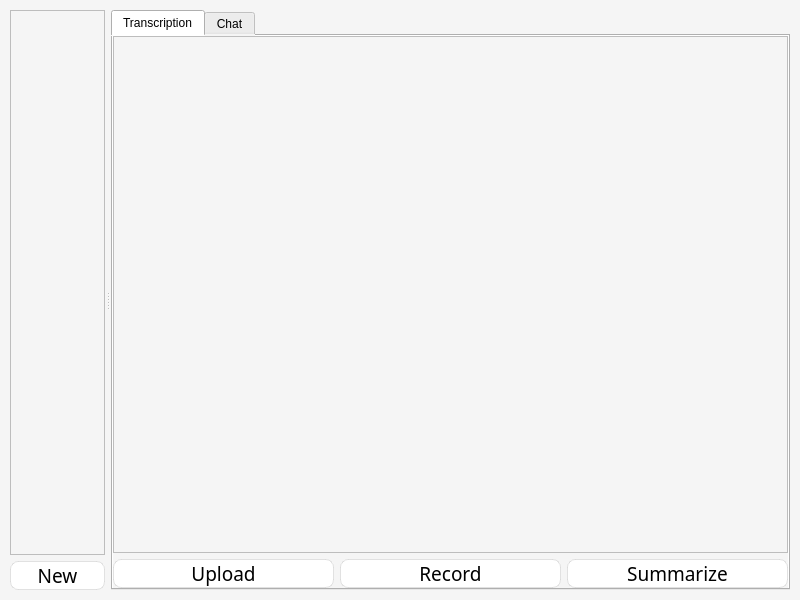
<?xml version="1.0" encoding="UTF-8"?>
<ui version="4.0">
    <class>MainWidget</class>
    <widget class="QWidget" name="MainWidget">
        <property name="geometry">
            <rect>
                <x>0</x>
                <y>0</y>
                <width>800</width>
                <height>600</height>
            </rect>
        </property>
        <property name="windowTitle">
            <string>MainWidget</string>
        </property>
        <property name="styleSheet">
            <string notr="true">QWidget{
                background-color:rgb(245, 245, 245)
                }</string>
        </property>
        <layout class="QHBoxLayout" name="horizontalLayout">
            <property name="leftMargin">
                <number>10</number>
            </property>
            <property name="topMargin">
                <number>10</number>
            </property>
            <property name="rightMargin">
                <number>10</number>
            </property>
            <property name="bottomMargin">
                <number>10</number>
            </property>
            <item>
                <widget class="QSplitter" name="splitter">
                    <property name="minimumSize">
                        <size>
                            <width>0</width>
                            <height>0</height>
                        </size>
                    </property>
                    <property name="orientation">
                        <enum>Qt::Orientation::Horizontal</enum>
                    </property>
                    <property name="handleWidth">
                        <number>6</number>
                    </property>
                    <property name="childrenCollapsible">
                        <bool>true</bool>
                    </property>
                    <widget class="QWidget" name="leftPane" native="true">
                        <property name="sizePolicy">
                            <sizepolicy hsizetype="Preferred" vsizetype="Preferred">
                                <horstretch>1</horstretch>
                                <verstretch>0</verstretch>
                            </sizepolicy>
                        </property>
                        <property name="minimumSize">
                            <size>
                                <width>0</width>
                                <height>0</height>
                            </size>
                        </property>
                        <layout class="QVBoxLayout" name="verticalLayoutLeft">
                            <property name="leftMargin">
                                <number>0</number>
                            </property>
                            <property name="topMargin">
                                <number>0</number>
                            </property>
                            <property name="rightMargin">
                                <number>0</number>
                            </property>
                            <property name="bottomMargin">
                                <number>0</number>
                            </property>
                            <item>
                                <widget class="QListWidget" name="chatList">
                                    <property name="font">
                                        <font>
                                            <family>Gill Sans</family>
                                            <pointsize>18</pointsize>
                                        </font>
                                    </property>
                                    <property name="styleSheet">
                                        <string notr="true">QListView::item{
                                            color: black;
                                            }</string>
                                    </property>
                                    <property name="lineWidth">
                                        <number>0</number>
                                    </property>
                                </widget>
                            </item>
                            <item>
                                <widget class="QPushButton" name="newChatButton">
                                    <property name="font">
                                        <font>
                                            <family>Gill Sans</family>
                                            <pointsize>14</pointsize>
                                        </font>
                                    </property>
                                    <property name="styleSheet">
                                        <string notr="true">QPushButton{
                                            border-radius:8px;
                                            background-color:rgb(255, 255, 255);
                                            border: 1px solid rgba(200, 200, 200, 128);
                                            color: black;
                                            }

                                            QPushButton:Hover{
                                            border-radius:8px;
                                            background-color:rgb(250, 250, 250);
                                            color: black;
                                            }

                                            QPushButton:Pressed{
                                            border-radius:8px;
                                            background-color: rgba(200, 200, 200, 128);
                                            color: black;
                                            }</string>
                                    </property>
                                    <property name="text">
                                        <string>New</string>
                                    </property>
                                </widget>
                            </item>
                        </layout>
                    </widget>
                    <widget class="QTabWidget" name="rightPane">
                        <property name="sizePolicy">
                            <sizepolicy hsizetype="Preferred" vsizetype="Preferred">
                                <horstretch>7</horstretch>
                                <verstretch>0</verstretch>
                            </sizepolicy>
                        </property>
                        <property name="minimumSize">
                            <size>
                                <width>0</width>
                                <height>0</height>
                            </size>
                        </property>
                        <property name="tabPosition">
                            <enum>QTabWidget::TabPosition::North</enum>
                        </property>
                        <property name="tabShape">
                            <enum>QTabWidget::TabShape::Rounded</enum>
                        </property>
                        <property name="currentIndex">
                            <number>0</number>
                        </property>
                        <property name="documentMode">
                            <bool>false</bool>
                        </property>
                        <property name="tabsClosable">
                            <bool>false</bool>
                        </property>
                        <property name="movable">
                            <bool>false</bool>
                        </property>
                        <widget class="QWidget" name="tabTranscription">
                            <attribute name="title">
                                <string>Transcription</string>
                            </attribute>
                            <layout class="QVBoxLayout" name="verticalLayoutRight">
                                <property name="leftMargin">
                                    <number>0</number>
                                </property>
                                <property name="topMargin">
                                    <number>0</number>
                                </property>
                                <property name="rightMargin">
                                    <number>0</number>
                                </property>
                                <property name="bottomMargin">
                                    <number>0</number>
                                </property>
                                <item>
                                    <widget class="QListWidget" name="transcribeContent">
                                        <property name="font">
                                            <font>
                                                <family>Gill Sans</family>
                                                <pointsize>18</pointsize>
                                            </font>
                                        </property>
                                        <property name="styleSheet">
                                            <string notr="true">QListWidget{
                                                color: black
                                                }</string>
                                        </property>
                                    </widget>
                                </item>
                                <item>
                                    <layout class="QHBoxLayout" name="horizontalLayout_2">
                                        <property name="spacing">
                                            <number>-1</number>
                                        </property>
                                        <item>
                                            <widget class="QPushButton" name="uploadButton">
                                                <property name="sizePolicy">
                                                    <sizepolicy hsizetype="Minimum"
                                                        vsizetype="Fixed">
                                                        <horstretch>1</horstretch>
                                                        <verstretch>0</verstretch>
                                                    </sizepolicy>
                                                </property>
                                                <property name="font">
                                                    <font>
                                                        <family>Gill Sans</family>
                                                        <pointsize>14</pointsize>
                                                    </font>
                                                </property>
                                                <property name="styleSheet">
                                                    <string notr="true">QPushButton{
                                                        border-radius:8px;
                                                        background-color:rgb(255, 255, 255);
                                                        border: 1px solid rgba(200, 200, 200, 128);
                                                        color: black;
                                                        }

                                                        QPushButton:Hover{
                                                        border-radius:8px;
                                                        background-color:rgb(250, 250, 250);
                                                        color: black;
                                                        }

                                                        QPushButton:Pressed{
                                                        border-radius:8px;
                                                        background-color: rgba(200, 200, 200, 128);
                                                        color: black;
                                                        }</string>
                                                </property>
                                                <property name="text">
                                                    <string>Upload</string>
                                                </property>
                                            </widget>
                                        </item>
                                        <item>
                                            <widget class="QPushButton" name="recordButton">
                                                <property name="sizePolicy">
                                                    <sizepolicy hsizetype="Minimum"
                                                        vsizetype="Fixed">
                                                        <horstretch>1</horstretch>
                                                        <verstretch>0</verstretch>
                                                    </sizepolicy>
                                                </property>
                                                <property name="font">
                                                    <font>
                                                        <family>Gill Sans</family>
                                                        <pointsize>14</pointsize>
                                                    </font>
                                                </property>
                                                <property name="styleSheet">
                                                    <string notr="true">QPushButton{
                                                        border-radius:8px;
                                                        background-color:rgb(255, 255, 255);
                                                        border: 1px solid rgba(200, 200, 200, 128);
                                                        color: black;
                                                        }

                                                        QPushButton:Hover{
                                                        border-radius:8px;
                                                        background-color:rgb(250, 250, 250);
                                                        color: black;
                                                        }

                                                        QPushButton:Pressed{
                                                        border-radius:8px;
                                                        background-color: rgba(200, 200, 200, 128);
                                                        color: black;
                                                        }</string>
                                                </property>
                                                <property name="text">
                                                    <string>Record</string>
                                                </property>
                                            </widget>
                                        </item>
                                        <item>
                                            <widget class="QPushButton" name="summaryButton">
                                                <property name="sizePolicy">
                                                    <sizepolicy hsizetype="Minimum"
                                                        vsizetype="Fixed">
                                                        <horstretch>1</horstretch>
                                                        <verstretch>0</verstretch>
                                                    </sizepolicy>
                                                </property>
                                                <property name="font">
                                                    <font>
                                                        <family>Gill Sans</family>
                                                        <pointsize>14</pointsize>
                                                    </font>
                                                </property>
                                                <property name="styleSheet">
                                                    <string notr="true">QPushButton{
                                                        border-radius:8px;
                                                        background-color:rgb(255, 255, 255);
                                                        border: 1px solid rgba(200, 200, 200, 128);
                                                        color: black;
                                                        }

                                                        QPushButton:Hover{
                                                        border-radius:8px;
                                                        background-color:rgb(250, 250, 250);
                                                        color: black;
                                                        }

                                                        QPushButton:Pressed{
                                                        border-radius:8px;
                                                        background-color: rgba(200, 200, 200, 128);
                                                        color: black;
                                                        }</string>
                                                </property>
                                                <property name="text">
                                                    <string>Summarize</string>
                                                </property>
                                            </widget>
                                        </item>
                                    </layout>
                                </item>
                            </layout>
                        </widget>
                        <widget class="QWidget" name="tabChat">
                            <attribute name="title">
                                <string>Chat</string>
                            </attribute>
                            <layout class="QVBoxLayout" name="verticalLayoutChat">
                                <property name="leftMargin">
                                    <number>0</number>
                                </property>
                                <property name="topMargin">
                                    <number>0</number>
                                </property>
                                <property name="rightMargin">
                                    <number>0</number>
                                </property>
                                <property name="bottomMargin">
                                    <number>0</number>
                                </property>
                                <item>
                                    <widget class="QPushButton" name="clearChatButton">
                                        <property name="text">
                                            <string>Clear</string>
                                        </property>
                                    </widget>
                                </item>
                                <item>
                                    <widget class="QListWidget" name="llmChatList">
                                        <property name="font">
                                            <font>
                                                <family>Gill Sans</family>
                                                <pointsize>18</pointsize>
                                            </font>
                                        </property>
                                        <property name="styleSheet">
                                            <string notr="true">QListWidget{
                                                color: black
                                                }</string>
                                        </property>
                                    </widget>
                                </item>
                                <item>
                                    <layout class="QHBoxLayout" name="horizontalLayoutChatInput">
                                        <item>
                                            <widget class="QLineEdit" name="chatLineEdit">
                                                <property name="font">
                                                    <font>
                                                        <family>Gill Sans</family>
                                                        <pointsize>14</pointsize>
                                                    </font>
                                                </property>
                                                <property name="placeholderText">
                                                    <string>Type your message...</string>
                                                </property>
                                            </widget>
                                        </item>
                                        <item>
                                            <widget class="QPushButton" name="sendButton">
                                                <property name="font">
                                                    <font>
                                                        <family>Gill Sans</family>
                                                        <pointsize>14</pointsize>
                                                    </font>
                                                </property>
                                                <property name="styleSheet">
                                                    <string notr="true">
                                                        QPushButton{
                                                        border-radius:8px;
                                                        background-color:rgb(255, 255, 255);
                                                        border: 1px solid rgba(200, 200, 200, 128);
                                                        color: black;
                                                        }

                                                        QPushButton:Hover{
                                                        background-color:rgb(250, 250, 250);
                                                        }

                                                        QPushButton:Pressed{
                                                        background-color: rgba(200, 200, 200, 128);
                                                        }

                                                        QPushButton:disabled {
                                                        background-color: rgb(240, 240, 240);
                                                        color: rgb(160, 160, 160);
                                                        border: 1px solid rgba(200, 200, 200, 64);
                                                        }
                                                    </string>
                                                </property>
                                                <property name="text">
                                                    <string>Send</string>
                                                </property>
                                            </widget>
                                        </item>
                                    </layout>
                                </item>
                            </layout>
                        </widget>
                    </widget>
                </widget>
            </item>
        </layout>
    </widget>
    <resources />
    <connections />
</ui>
